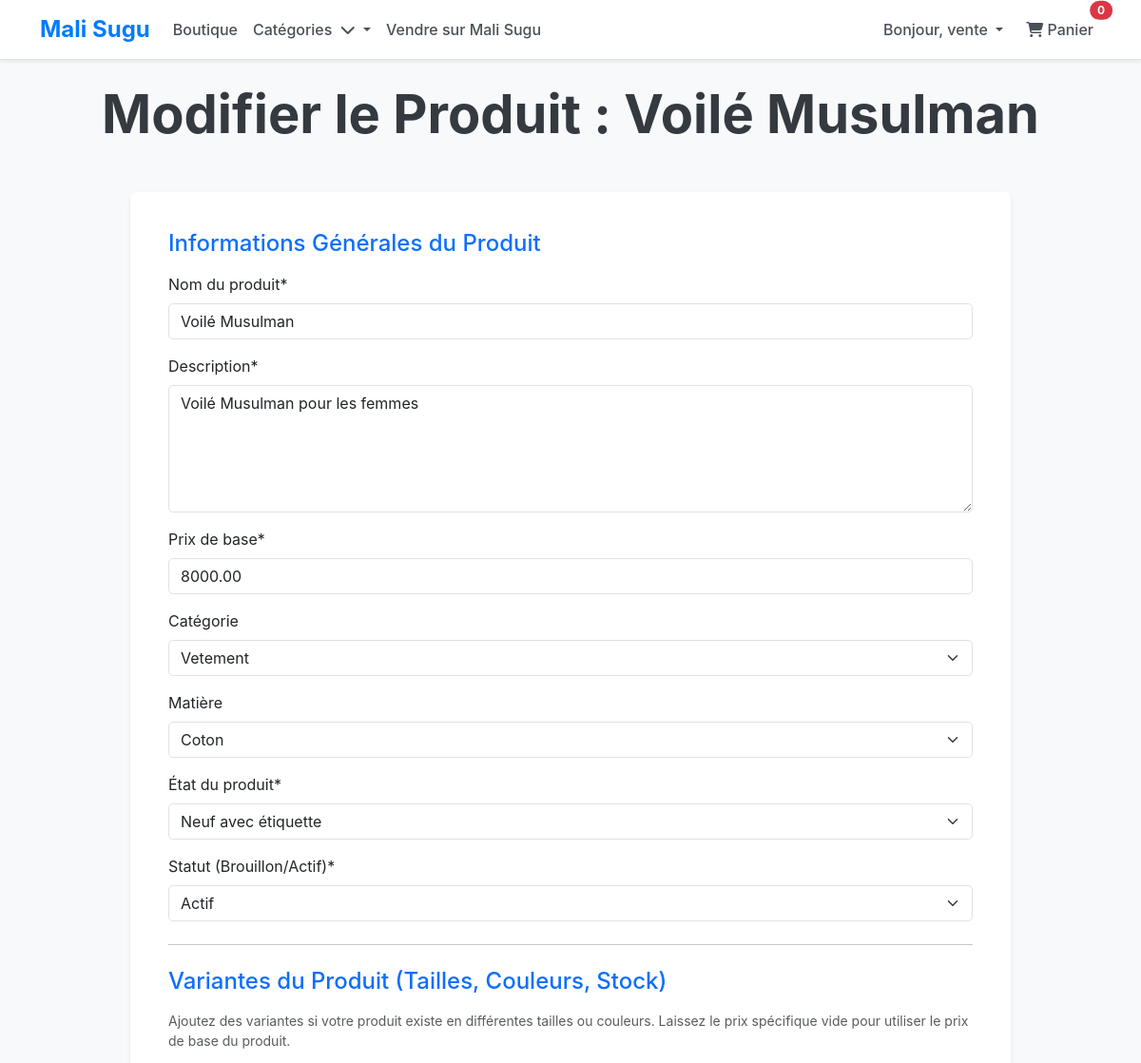
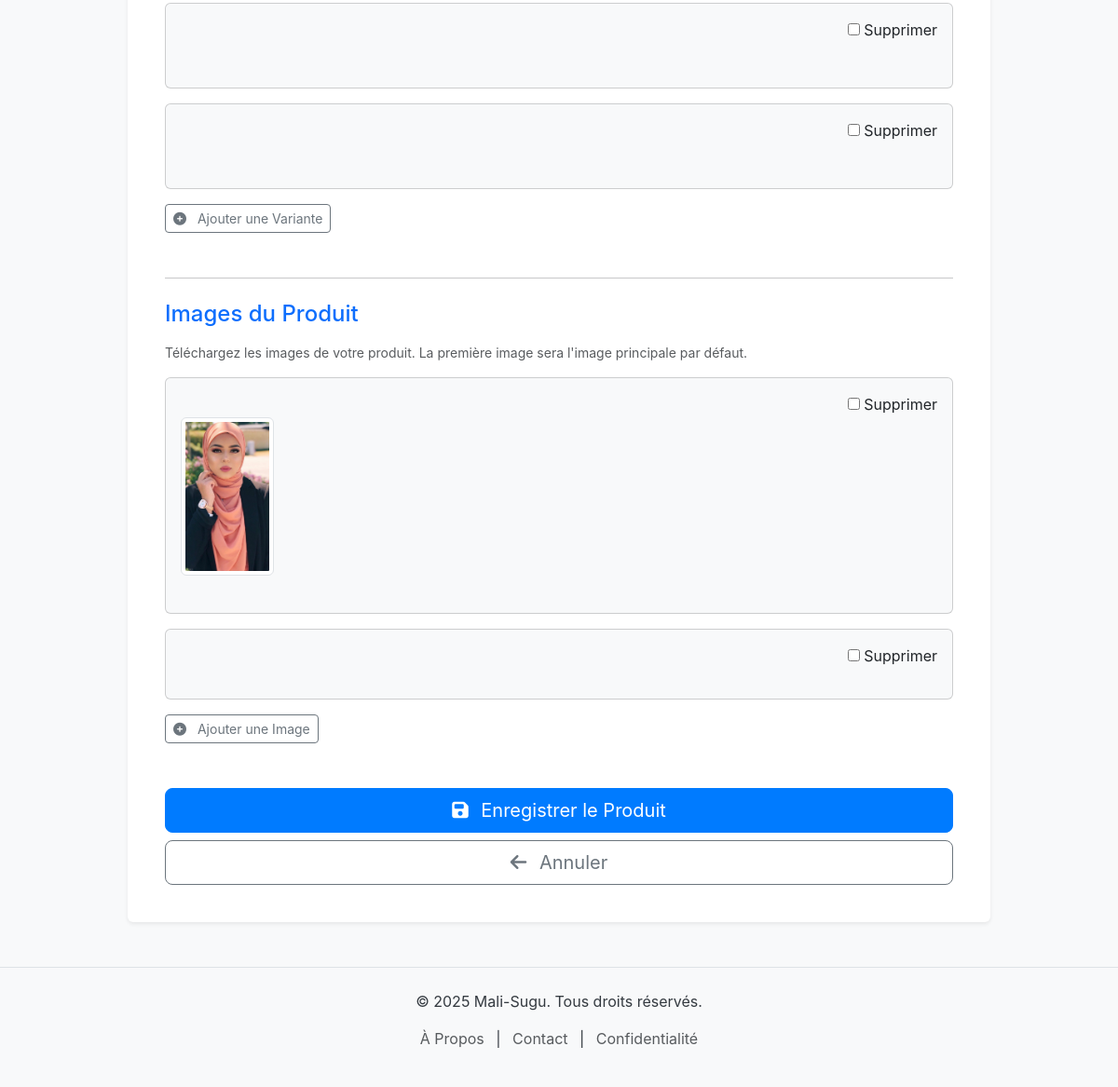
/vendors/products/edit/Musulman/ (signed in), run on the app's committed database (2 pictures, top to bottom).
### accounts/models.py (models this page shows, shortened)
class CustomUser(AbstractUser):
    is_seller = models.BooleanField(default=False)
    class Meta:
        verbose_name = "Utilisateur Personnalisé"
        verbose_name_plural = "Utilisateurs Personnalisés"

### products/models.py (models this page shows, shortened)
class Product(models.Model):
    CONDITION_CHOICES = [
        ('new', 'Neuf avec étiquette'),
        ('likenew', 'Comme neuf (porté une ou deux fois)'),
        ('good', 'Bon état (quelques signes d\'usure)'),
        ('fair', 'État correct (usure visible)'),
        ('vintage', 'Vintage'),
    ]
    MATERIAL_CHOICES = [
        ('cotton', 'Coton'), ('polyester', 'Polyester'), ('silk', 'Soie'),
        ('wool', 'Laine'), ('denim', 'Denim'), ('leather', 'Cuir'),
        ('linen', 'Lin'), ('rayon', 'Rayonne'), ('spandex', 'Spandex'),
        ('blend', 'Mélange'), ('other', 'Autre')
    ]
    STATUS_CHOICES = [
        ('draft', 'Brouillon'),
        ('pending', 'En attente de validation'),
        ('active', 'Actif'),
        ('archived', 'Archivé'),
        ('out_of_stock', 'En rupture de stock'),
    ]
    vendor = models.ForeignKey(
        Vendor,
        on_delete=models.CASCADE,
        related_name='products',
        verbose_name="Vendeur"
    )
    category = models.ForeignKey(
        Category,
        on_delete=models.SET_NULL,
        null=True,
        blank=True,
        related_name='products',
        verbose_name="Catégorie"
    )
    name = models.CharField(max_length=255, verbose_name="Nom du produit")
    slug = models.SlugField(max_length=200, unique=True, blank=True, verbose_name="Slug", help_text="Un identifiant unique pour l'URL du produit")
    description = models.TextField(verbose_name="Description détaillée du produit")
    price = models.DecimalField(max_digits=10, decimal_places=2, verbose_name="Prix de base")
    material = models.CharField(max_length=50, choices=MATERIAL_CHOICES, blank=True, verbose_name="Matière principale")
    condition = models.CharField(max_length=10, choices=CONDITION_CHOICES, default='new', verbose_name="État du produit")
    status = models.CharField(max_length=15, choices=STATUS_CHOICES, default='draft', verbose_name="Statut du produit")
    created_at = models.DateTimeField(auto_now_add=True)
    updated_at = models.DateTimeField(auto_now=True)
    class Meta:
        verbose_name = "Produit"
        verbose_name_plural = "Produits"
        ordering = ['-created_at']

class Category(models.Model):
    name = models.CharField(max_length=100, unique=True, verbose_name="Nom de la catégorie")
    slug = models.SlugField(max_length=100, unique=True, blank=True, verbose_name="Slug", help_text="Un identifiant unique pour l'URL de la catégorie (ex: robes-ete)")
    description = models.TextField(blank=True, verbose_name="Description de la catégorie")
    image = models.ImageField(upload_to='categories/', blank=True, null=True, verbose_name="Image")
    parent = models.ForeignKey(
        'self',
        on_delete=models.CASCADE,
        null=True,
        blank=True,
        related_name='children',
        verbose_name="Catégorie parente"
    )
    class Meta:
        verbose_name = "Catégorie"
        verbose_name_plural = "Catégories"
        ordering = ['name']
    def __str__(self):
        full_path = [self.name]
        current = self
        while current.parent:
            full_path.insert(0, current.parent.name)
            current = current.parent
        return ' > '.join(full_path)

class ProductImage(models.Model):
    product = models.ForeignKey(Product, on_delete=models.CASCADE, related_name='images', verbose_name="Produit")
    image = models.ImageField(upload_to='product_images/', verbose_name="Fichier image")
    is_main = models.BooleanField(default=False, verbose_name="Image principale")
    order = models.IntegerField(default=0, verbose_name="Ordre d'affichage")
    class Meta:
        verbose_name = "Image de Produit"
        verbose_name_plural = "Images de Produits"
        ordering = ['order', '-is_main']

### vendors/views.py (the view, shortened to what this page needs)
# urls.py: path('products/edit/<slug:product_slug>/', views.VendorProductUpdateView.as_view(), name='vendor_product_edit'), # Modifier un produit existant
class VendorProductUpdateView(LoginRequiredMixin, UserPassesTestMixin, UpdateView):
    model = Product
    form_class = ProductForm
    template_name = 'vendors/product_form.html'
    context_object_name = 'product'
    slug_url_kwarg = 'product_slug'
    success_url = reverse_lazy('vendors:vendor_dashboard')
    def test_func(self):
        product = self.get_object()
        return self.request.user.is_authenticated and \
               self.request.user.is_seller and \
               hasattr(self.request.user, 'vendor_profile') and \
               self.request.user.vendor_profile.status == 'active' and \
               product.vendor == self.request.user.vendor_profile
    def get_context_data(self, **kwargs):
        data = super().get_context_data(**kwargs)
        if self.request.POST:
            data['variants_formset'] = ProductVariantFormSet(self.request.POST, prefix='variants', instance=self.object)
            data['images_formset'] = ProductImageFormSet(self.request.POST, self.request.FILES, prefix='images', instance=self.object)
        else:
            data['variants_formset'] = ProductVariantFormSet(prefix='variants', instance=self.object)
            data['images_formset'] = ProductImageFormSet(prefix='images', instance=self.object)
        return data

### my_ecommerce_project/context_processors.py (called while the page is built)
def cart_total_quantity(request):
    total_quantity = 0
    try:
        if request.user.is_authenticated:
            cart = Cart.objects.get(user=request.user)
        else:
            session_id = request.session.session_key
            if not session_id:
                request.session.save() # S'assure qu'une session existe
                session_id = request.session.session_key
            cart = Cart.objects.get(session_id=session_id)
        for item in cart.items.all():
            total_quantity += item.quantity
    except Cart.DoesNotExist:
        total_quantity = 0
    except Exception as e:
        print(f"Erreur lors du calcul de la quantité du panier : {e}")
        total_quantity = 0 # Assurez-vous que la quantité est 0 en cas d'erreur
    return {'cart_total_quantity': total_quantity}

### vendors/templates/vendors/product_form.html (shortened to what this page needs)
{% extends 'accounts/base.html' %}
{% load static %}
{% load crispy_forms_tags %}
{% block content %}
<div class="container mt-4 mb-5">
    <h1 class="display-4 fw-bold text-center mb-5">
        {% if product %}Modifier le Produit : {{ product.name }}{% else %}Ajouter un Nouveau Produit{% endif %}
    </h1>
    <div class="row justify-content-center">
        <div class="col-lg-10">
            <div class="card shadow-sm border-0 p-4">
                <div class="card-body">
                    <form method="post" enctype="multipart/form-data">
                        <h4 class="mb-3 text-primary">Informations Générales du Produit</h4>
                        {{ form|crispy }}
                        <hr class="my-4">
                        <h4 class="mb-3 text-primary">Variantes du Produit (Tailles, Couleurs, Stock)</h4>
                        <p class="text-muted small">Ajoutez des variantes si votre produit existe en différentes tailles ou couleurs. Laissez le prix spécifique vide pour utiliser le prix de base du produit.</p>
                        <div id="variants-form-container">
                            {% for variant_form in variants_formset %}
                                <div class="card card-body bg-light mb-3 variant-form-row">
                                    <div class="d-flex justify-content-end">
                                        {% if variants_formset.can_delete %}
                                            <div class="form-check">
                                                {{ variant_form.DELETE }}
                                                <label class="form-check-label" for="{{ variant_form.DELETE.id_for_label }}">Supprimer</label>
                                            </div>
                                        {% endif %}
                                    </div>
                                    <div class="row">
                                        <div class="col-md-4">{{ variant_form.size|crispy }}</div>
                                        <div class="col-md-4">{{ variant_form.color|crispy }}</div>
                                        <div class="col-md-4">{{ variant_form.price_override|crispy }}</div>
                                    </div>
                                    <div class="row">
                                        <div class="col-md-6">{{ variant_form.stock|crispy }}</div>
                                        <div class="col-md-6">{{ variant_form.sku|crispy }}</div>
                                    </div>
                                </div>
                            {% endfor %}
                        </div>
                        <button type="button" id="add-variant-button" class="btn btn-outline-secondary btn-sm mb-4"><i class="fas fa-plus-circle me-2"></i> Ajouter une Variante</button>
                        <hr class="my-4">
                        <h4 class="mb-3 text-primary">Images du Produit</h4>
                        <p class="text-muted small">Téléchargez les images de votre produit. La première image sera l'image principale par défaut.</p>
                        <div id="images-form-container">
                            {% for image_form in images_formset %}
                                <div class="card card-body bg-light mb-3 image-form-row">
                                    <div class="d-flex justify-content-end">
                                        {% if images_formset.can_delete %}
                                            <div class="form-check">
                                                {{ image_form.DELETE }}
                                                <label class="form-check-label" for="{{ image_form.DELETE.id_for_label }}">Supprimer</label>
                                                </div>
                                            {% endif %}
                                        </div>
                                        <div class="row align-items-center">
                                            <div class="col-md-4">
                                                {% if image_form.instance.image %}
                                                    <img src="{{ image_form.instance.image.url }}" class="img-thumbnail mb-2" style="max-width: 100px; height: auto;">
                                                {% endif %}
                                            </div>
                                            <div class="col-md-4">{{ image_form.is_main|crispy }}</div>
                                            <div class="col-md-4">{{ image_form.order|crispy }}</div>
                                        </div>
                                    </div>
                                {% endfor %}
                            </div>
                            <button type="button" id="add-image-button" class="btn btn-outline-secondary btn-sm mb-4"><i class="fas fa-plus-circle me-2"></i> Ajouter une Image</button>
                            <div class="d-grid gap-2 mt-4">
                                <button type="submit" class="btn btn-primary btn-lg"><i class="fas fa-save me-2"></i> Enregistrer le Produit</button>
                                <a href="{% url 'vendors:vendor_dashboard' %}" class="btn btn-outline-secondary btn-lg"><i class="fas fa-arrow-left me-2"></i> Annuler</a>
                            </div>
                        </form>
                    </div>
                </div>
            </div>
        </div>
    </div>
    {% endblock %}

### accounts/templates/accounts/base.html (shortened to what this page needs)
<!DOCTYPE html>
<html lang="fr">
<head>
    <link href="https://cdn.jsdelivr.net/npm/bootstrap@5.3.3/dist/css/bootstrap.min.css" rel="stylesheet">
    <link rel="stylesheet" href="https://cdnjs.cloudflare.com/ajax/libs/font-awesome/6.5.2/css/all.min.css" />
    {% load static %}
    <link rel="stylesheet" href="{% static 'css/style.css' %}">
</head>
<body>
    <header>
        <nav class="navbar navbar-expand-lg navbar-light bg-white border-bottom shadow-sm">
            <div class="container">
                <a class="navbar-brand fw-bold fs-4 text-primary" href="{% url 'home' %}">Mali Sugu</a>
                <div class="collapse navbar-collapse" id="navbarNav">
                    <ul class="navbar-nav me-auto mb-2 mb-lg-0">
                        <li class="nav-item">
                            <a class="nav-link" href="{% url 'products:product_list' %}">Boutique</a>
                        </li>
                        <li class="nav-item dropdown">
                            <a class="nav-link dropdown-toggle" href="#" id="navbarDropdownCategories" role="button" data-bs-toggle="dropdown" aria-expanded="false">
                                Catégories
                                <i class="fas fa-chevron-down ms-1"></i>
                            </a>
                        </li>
                        <li class="nav-item">
                            <a class="nav-link" href="{% url 'vendors:vendor_dashboard' %}">Vendre sur Mali Sugu</a>
                        </li>
                    </ul>
                    <ul class="navbar-nav ms-auto">
                        {% if request.user.is_authenticated %}
                            <li class="nav-item dropdown">
                                <a class="nav-link dropdown-toggle" href="#" id="navbarDropdownUser" role="button" data-bs-toggle="dropdown" aria-expanded="false">
                                    Bonjour, {{ request.user.username }}
                                </a>
                            </li>
                        {% endif %}
                        <li class="nav-item ms-2">
                            <a class="nav-link btn btn-outline-dark position-relative" href="{% url 'cart:cart_detail' %}">
                                <i class="fas fa-shopping-cart"></i> Panier
                                <span class="position-absolute top-0 start-100 translate-middle badge rounded-pill bg-danger" id="cart-count">
                                    {% if cart and cart.items %}
                                        {{ cart.get_total_items }}
                                    {% else %}
                                        0
                                    {% endif %}
                                </span>
                            </a>
                        </li>
                    </ul>
                </div>
            </div>
        </nav>
    </header>
    <main>
        {% block content %}{% endblock %}
    </main>
    <footer class="bg-light py-4 mt-5 border-top">
        <div class="container text-center">
            <p>&copy; 2025 Mali-Sugu. Tous droits réservés.</p>
            <p>
                <a href="{% url 'accounts:about' %}" class="text-muted text-decoration-none mx-2">À Propos</a> |
                <a href="{% url 'accounts:contact' %}" class="text-muted text-decoration-none mx-2">Contact</a> |
                <a href="#" class="text-muted text-decoration-none mx-2">Confidentialité</a>
            </p>
        </div>
    </footer>
</body>
</html>

### static/css/style.css (style rules this page uses)
body { font-family: 'Inter', sans-serif; background-color: #f8f9fa; color: #343a40; }
.navbar { border-bottom: 1px solid rgba(0,0,0,.05); }
.navbar-brand { font-weight: 700; font-size: 1.8rem; color: #007bff !important; }
.navbar .nav-link { font-weight: 500; color: #495057 !important; }
.btn-primary { background-color: #007bff; border-color: #007bff; }
.form-select, .form-control { border-radius: .3rem; }
footer { background-color: #f0f2f5; border-top: 1px solid #e9ecef; }
footer a { color: #6c757d; text-decoration: none; }

### data on the page
CustomUser: user.username "vente"
Product: name "Voilé Musulman", description "Voilé Musulman pour les femmes", price "8000.00", category "Vetement", material "Coton", condition "Neuf avec étiquette", status "Actif"
ProductImage: instance.image (picture)
